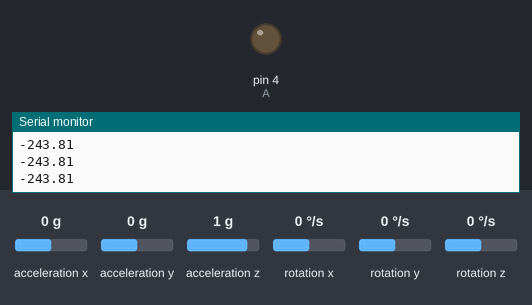
Bench run of a sketch on a simulated Arduino Uno, built with avr-gcc and run on an emulated ATmega328P. On the bench: output pins drawn as LEDs (lit = HIGH), the last lines printed to the serial monitor. Wiring (inferred from the names in the program): MPU-6050 motion sensor at I2C address 0x68. The test bench sets the inputs (shaded band); at power-on: acceleration x 0 g, acceleration y 0 g, acceleration z 1 g, rotation x 0 °/s, rotation y 0 °/s, rotation z 0 °/s.

Above: at 1.2 s.
1.3 s: acceleration x set to 0.4 g
At 2.5 s:
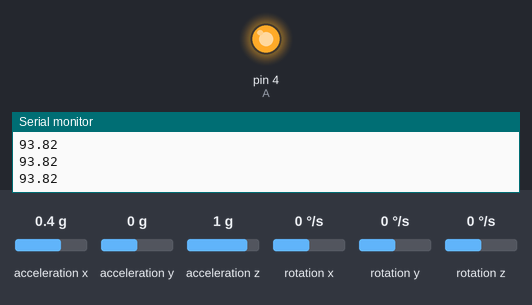
3.1 s: acceleration x set to -1.4 g
At 4.1 s:
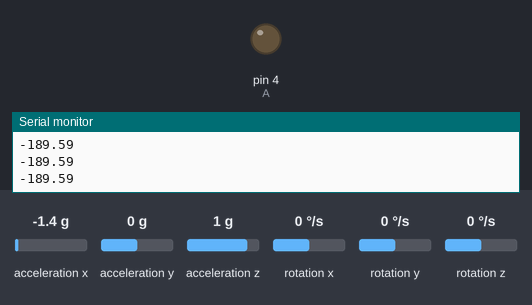
4.7 s: acceleration x set to 0.8 g
At 5.7 s:
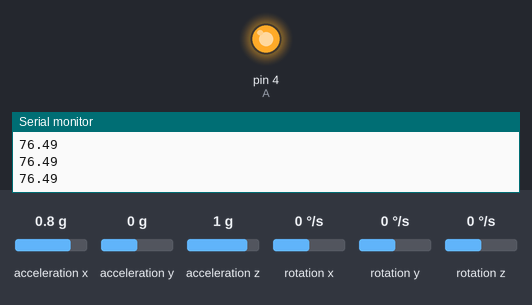
Timing chart, 0 to 7.7 s (numbered marks = the images above; inputs shaded):
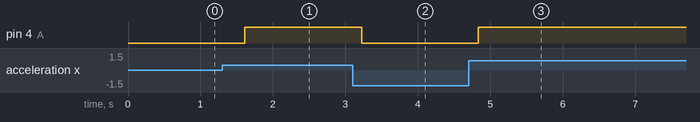

The sketch:

FDJANJPIPJTLNU0.ino
```cpp
//TR_CapaFenLisesi
//Measure Angle with a MPU-6050(GY-521)

#include<Wire.h>

const int MPU_addr=0x68;
const int A=4;
int16_t AcX,AcY,AcZ,Tmp,GyX,GyY,GyZ;

int minVal=265;
int maxVal=402;

double x1;
double y1;
double z1;


void setup(){
  Wire.begin();
  Wire.beginTransmission(MPU_addr);
  Wire.write(0x6B);
  Wire.write(0);
  Wire.endTransmission(true);
  pinMode(A,OUTPUT);
  Serial.begin(9600);
}
void loop(){
  Wire.beginTransmission(MPU_addr);
  Wire.write(0x3B);
  Wire.endTransmission(false);
  Wire.requestFrom(MPU_addr,14,true);
  AcX=Wire.read()<<8|Wire.read();
  AcY=Wire.read()<<8|Wire.read();
  AcZ=Wire.read()<<8|Wire.read();
  GyX=Wire.read()<<8|Wire.read();
  GyY=Wire.read()<<8|Wire.read();
  GyZ=Wire.read()<<8|Wire.read();

    int x1Ang = map(AcX,minVal,maxVal,-90,90);
    int y1Ang = map(AcY,minVal,maxVal,-90,90);
    int z1Ang = map(AcZ,minVal,maxVal,-90,90);
    /*int x2Ang = map(GyXminVal,maxVal,-90,90);
    int y2Ang = map(GyY,minVal,maxVal,-90,90);
    int z2Ang = map(GyZ,minVal,maxVal,-90,90);*/
       x1= RAD_TO_DEG * (atan2(-y1Ang, -z1Ang)+PI);
       y1= 115-RAD_TO_DEG * (atan2(-x1Ang, -z1Ang)+PI);
       z1= 360- RAD_TO_DEG * (atan2(-y1Ang, -x1Ang)+PI);
       /*x2= RAD_TO_DEG * (atan2(-y2Ang, -z2Ang)+PI);
       y2= 90-RAD_TO_DEG * (atan2(-x2Ang, -z2Ang)+PI);
       z2= 360- RAD_TO_DEG * (atan2(-y2Ang, -x2Ang)+PI);  */

    // Serial.print("AngleXneck= ");
    // Serial.print(x1);
    //Serial.print("AngleY1= ");
    Serial.println(y1);
    if(y1<10)
    {
      digitalWrite(A,LOW);
    }
    else if(10<y1 and y1<20)
    {
      digitalWrite(A,LOW);
    }
    else if (20<y1 and y1<35)
    {
      digitalWrite(A,LOW);
    }
    else if (35<y1 and y1<50)
    {
      //Serial.print("a");
      digitalWrite(A,HIGH);
    }
    else if (50<y1 and y1<100)
    {
      digitalWrite(A,HIGH);
    }
    delay(400);
    /* Serial.print("AngleY1= ");
     Serial.println(y1);
     delay(500);
     Serial.print("   AngleY2= ");
     Serial.println(y2);
     Serial.print("AngleZ= ");
     Serial.println(z);
     Serial.println("-----------------------------------------");
     delay(400);*/
}
```

Measured:
- the behaviour switches between 0.2 and 0.3 g on acceleration x (found by bisection; images 0 and 1)
- after the input at 1.3 s, pin 4 (A): LOW → HIGH after 0.31 s
- after the input at 3.1 s, pin 4 (A): HIGH → LOW after 0.12 s
- after the input at 4.7 s, pin 4 (A): LOW → HIGH after 0.14 s
